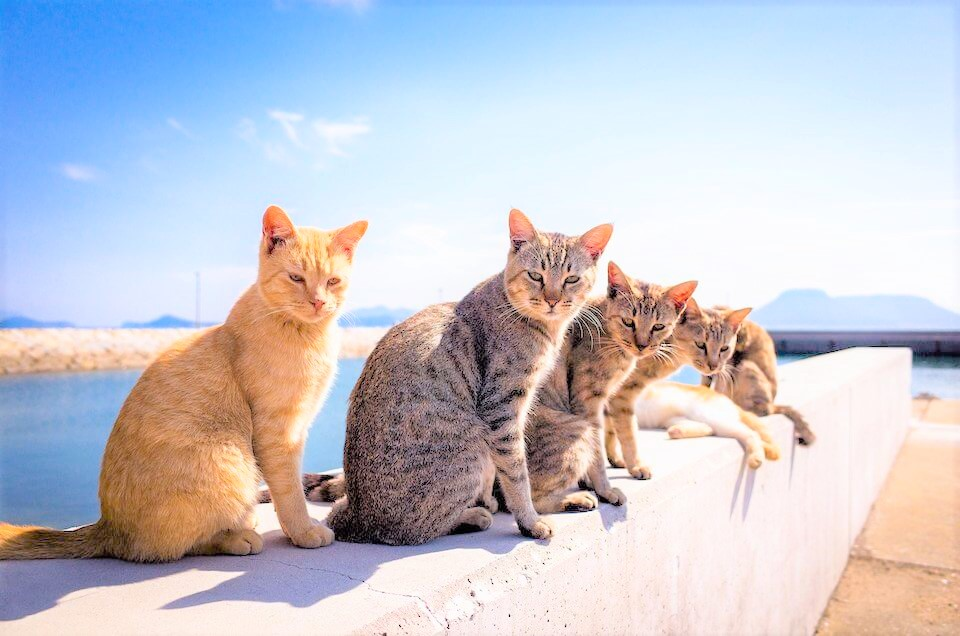
#> input picture Histogram Citra/manycats.jpg, 960 x 636 px
$ jupyter execute 'Histogram Citra.ipynb'
#> lines starting #> are read from the running program, lines starting #| are printed output that depends on the picture
[cell 1]
import numpy as np
import cv2 as cv
from matplotlib import pyplot as plt
img = cv.imread('manycats.jpg')
#> img is the input picture: shape (636, 960, 3); mean B, G, R 207.2, 198, 198.1
color = ('b','g','r')
for i,col in enumerate(color):
    histr = cv.calcHist([img],[i],None,[256],[0,256])
    plt.plot(histr,color = col)
    plt.xlim([0,256])
plt.show()
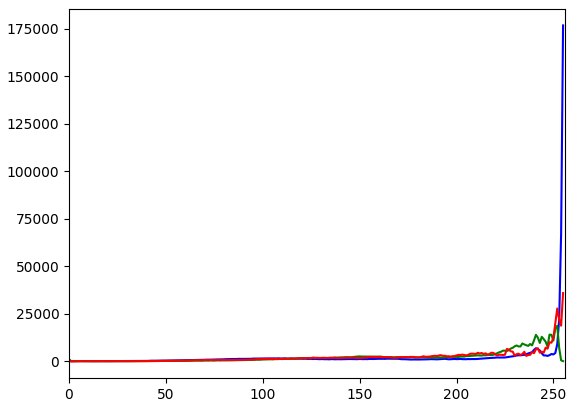
#> figure drawn by matplotlib, 1 panel; curve peaks at x = 255, y = 176722; curve peaks at x = 252, y = 18734; curve peaks at x = 255, y = 35950

EKUALISAI HISTOGRAM CITRA

[cell 2]
# Import Library untuk Histogram Citra
import numpy as np
import cv2 as cv
from matplotlib import pyplot as plt

[cell 3]
img = cv.imread('manycats.jpg',0)       #membaca gambar
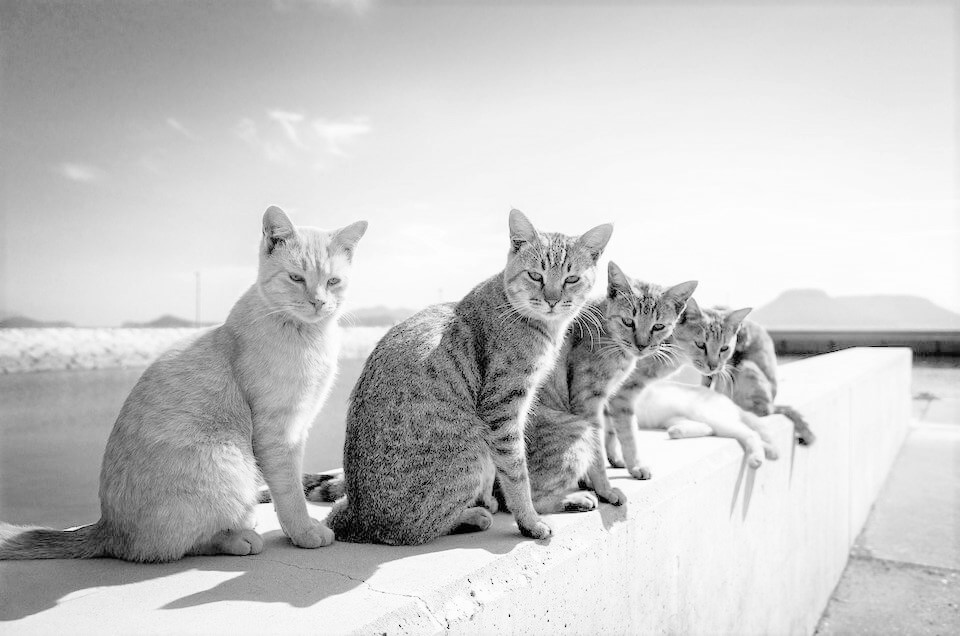
#> img: shape (636, 960); min 0, max 255, mean 199.2
cv.imshow("Citra Overexposure", img)    #menampilkan gambar
cv.waitKey(0)                           #menunggu user input key
cv.destroyAllWindows()                  #menutup semua window

[cell 4]
# PERHITUNGAN NORMALISAI CUMULATIVE DENSITIY FUNCTION
hist,bins = np.histogram(img.flatten(),256,[0,256])
#> hist = 256 values, max 18427 at index 252, min 104 at index 26, mean 2385; bins = 257 values from 0 to 256
cdf = hist.cumsum()
#> cdf = 256 values from 341 to 610560
cdf_normalized = cdf * float(hist.max()) / cdf.max()
#> cdf_normalized = 256 values from 10.29 to 18427

[cell 5]
#melakukan plotting histogram dan hasil kalkulasi CDF
plt.plot(cdf_normalized, color = 'g')
plt.hist(img.flatten(),256,[0,256], color = 'r')
plt.xlim([0,256])
plt.legend(('cdf','histogram'), loc = 'upper left')
plt.show()
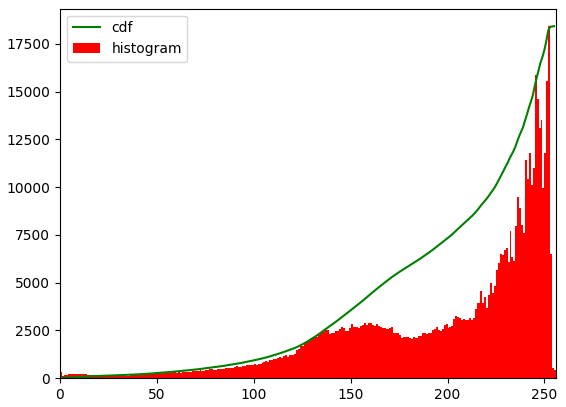
#> figure drawn by matplotlib, 1 panel; tallest bar 18427 high, from x = 252 to 253; curve peaks at x = 255, y = 18427

[cell 6]
#masking CDF pada histogram gambar
cdf_m = np.ma.masked_equal(cdf,0)
cdf_m = (cdf_m - cdf_m.min())*255/(cdf_m.max()-cdf_m.min())
cdf = np.ma.filled(cdf_m,0).astype('uint8')
#> cdf = 256 values from 0 to 255

[cell 7]
#Masking hasil CDF ke gambar
img2 = cdf[img]
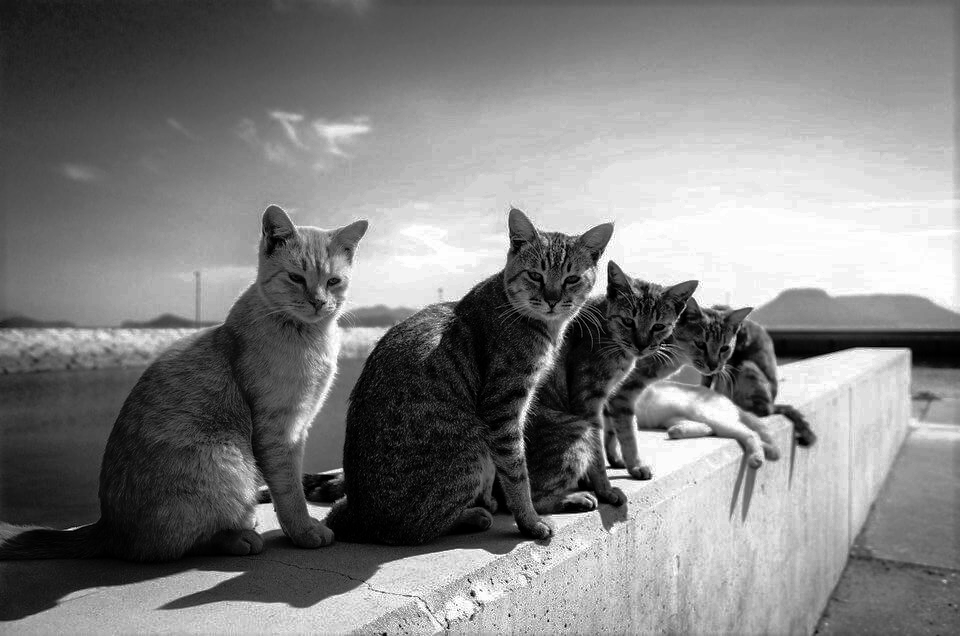
#> img2: shape (636, 960); min 0, max 255, mean 128.2
cv.imshow("Citra Hasil Histogram Equalization", img2)
cv.waitKey(0)
cv.destroyAllWindows()

[cell 8]
#plotting gambar
hist2,bins2 = np.histogram(img2.flatten(),256,[0,256])
#> hist2 = 256 values, max 18427 at index 251, min 0 at index 48, mean 2385; bins2 = 257 values from 0 to 256
cdf2 = hist2.cumsum()
#> cdf2 = 256 values from 2679 to 610560
cdf_normalized2 = cdf2 * float(hist2.max()) / cdf2.max()
#> cdf_normalized2 = 256 values from 80.85 to 18427

plt.plot(cdf_normalized2, color = 'b')
plt.hist(img2.flatten(),256,[0,256], color = 'r')
plt.xlim([0,256])
plt.legend(('cdf','histogram'), loc = 'upper left')
plt.show()
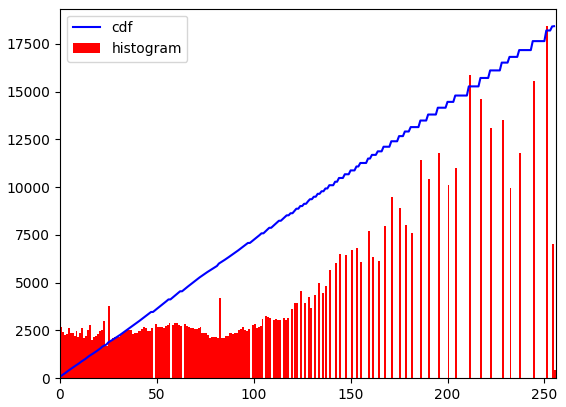
#> figure drawn by matplotlib, 1 panel; tallest bar 18427 high, from x = 251 to 252; curve peaks at x = 255, y = 18427

CARA MUDAH MENGGUNAKAN CV2

[cell 9]
img3 = cv.imread('manycats.jpg',0)
equ = cv.equalizeHist(img3)
res = np.hstack((img3,equ)) #stacking images side-by-side
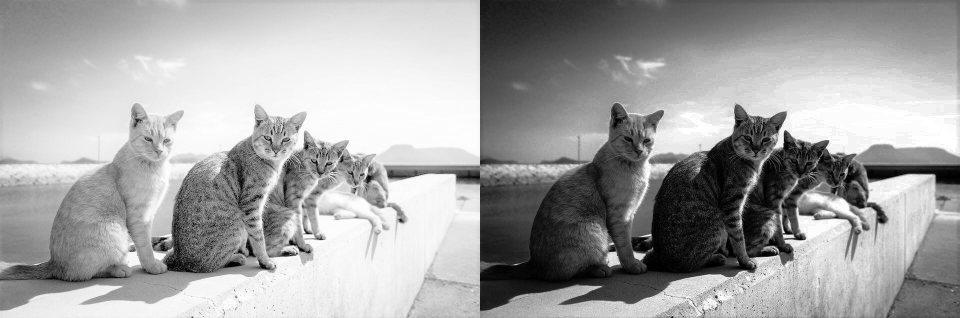
#> res: shape (636, 1920) (shown at 1/2 size); min 0, max 255, mean 164
cv.imwrite('res.png',res)
#> Out = True

$ run again, with Histogram Citra/citraoverekspos.jpg copied over Histogram Citra/manycats.jpg
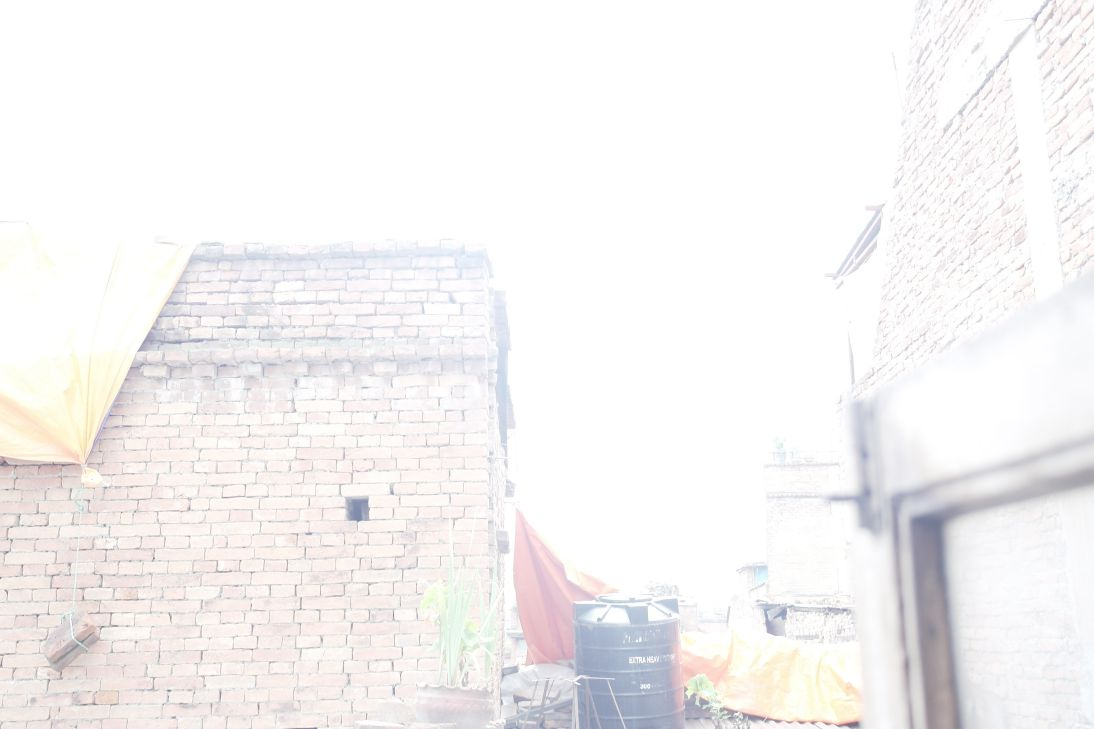
#> input picture Histogram Citra/citraoverekspos.jpg, 1094 x 729 px
#> img is the input picture: shape (729, 1094, 3); mean B, G, R 243.1, 243.2, 245.2
#> img: shape (729, 1094)
#> hist = 256 values, max 369278 at index 255, min 0 at index 0, mean 3115.3; bins = 257 values from 0 to 256
#> `cdf = hist.cumsum()`: cdf = 256 values from 0 to 797526
#> cdf_normalized = 256 values from 0 to 369278
#> `cdf = np.ma.filled(cdf_m,0).astype('uint8')`: cdf = 256 values from 0 to 255
#> `img2 = cdf[img]`:
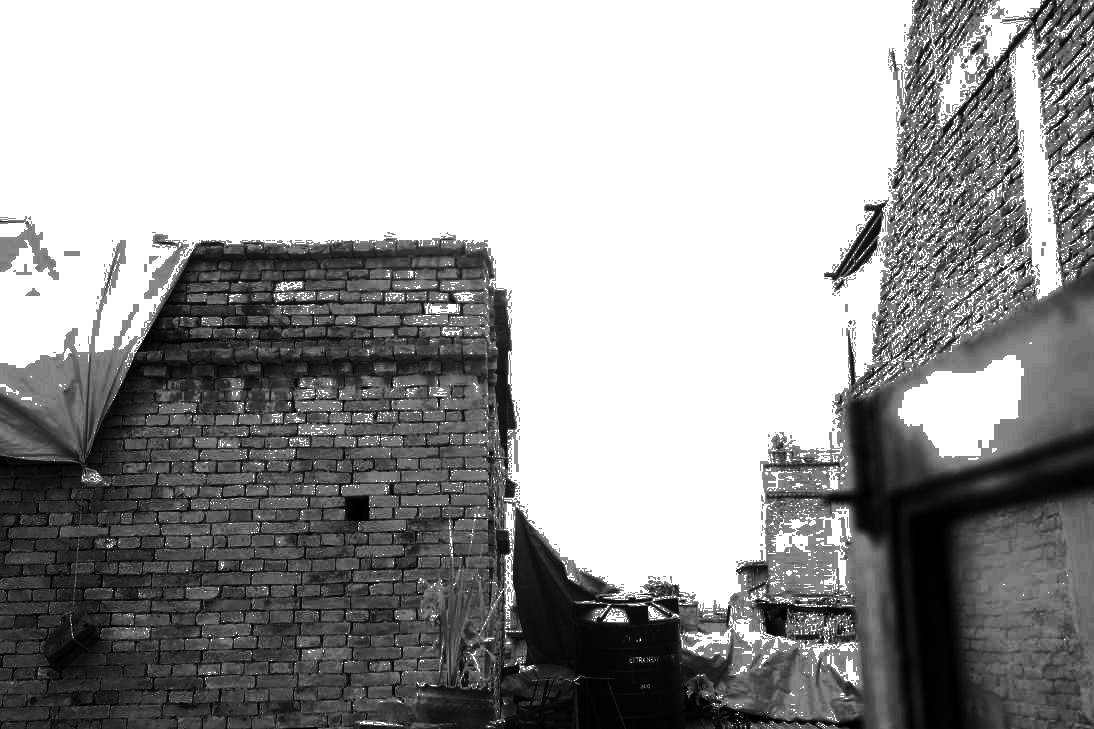
#> img2: shape (729, 1094); min 0, max 255, mean 155.5
#> hist2 = 256 values, max 369278 at index 255, min 0 at index 31, mean 3115.3; bins2 = 257 values from 0 to 256
#> cdf2 = 256 values from 2927 to 797526
#> cdf_normalized2 = 256 values from 1355.3 to 369278
#> `res = np.hstack((img3,equ))`:
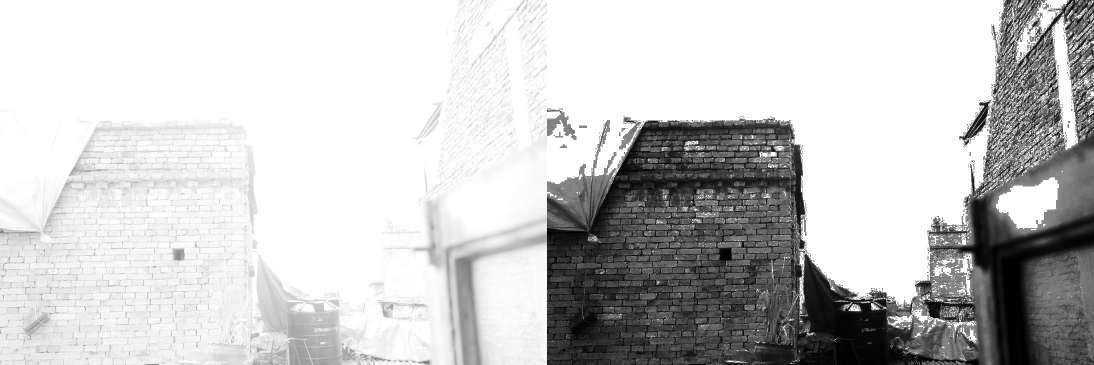
#> res: shape (729, 2188) (shown at 1/2 size); min 0, max 255, mean 199.8
#> Out = True

$ run again, with Histogram Citra/anjing.png saved as Histogram Citra/manycats.jpg
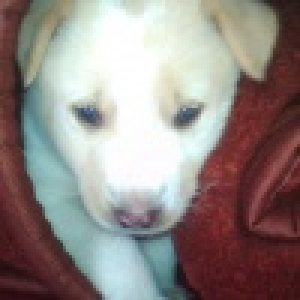
#> input picture Histogram Citra/anjing.png, 100 x 100 px (shown 3 times larger)
#> img is the input picture: shape (100, 100, 3); mean B, G, R 133.4, 136.7, 147.2
#> img: shape (100, 100)
#> hist = 256 values, max 256 at index 255, min 0 at index 0, mean 39.06; bins = 257 values from 0 to 256
#> `cdf = hist.cumsum()`: cdf = 256 values from 0 to 10000
#> cdf_normalized = 256 values from 0 to 256
#> `cdf = np.ma.filled(cdf_m,0).astype('uint8')`: cdf = 256 values from 0 to 255
#> `img2 = cdf[img]`:
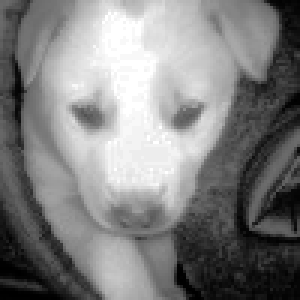
#> img2: shape (100, 100) (shown 3 times larger); min 0, max 255, mean 127.9
#> hist2 = 256 values, max 256 at index 255, min 0 at index 5, mean 39.06; bins2 = 257 values from 0 to 256
#> cdf2 = 256 values from 40 to 10000
#> cdf_normalized2 = 256 values from 1.02 to 256
#> `res = np.hstack((img3,equ))`:
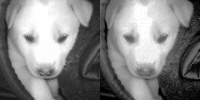
#> res: shape (100, 200); min 0, max 255, mean 133.9
#> Out = True
